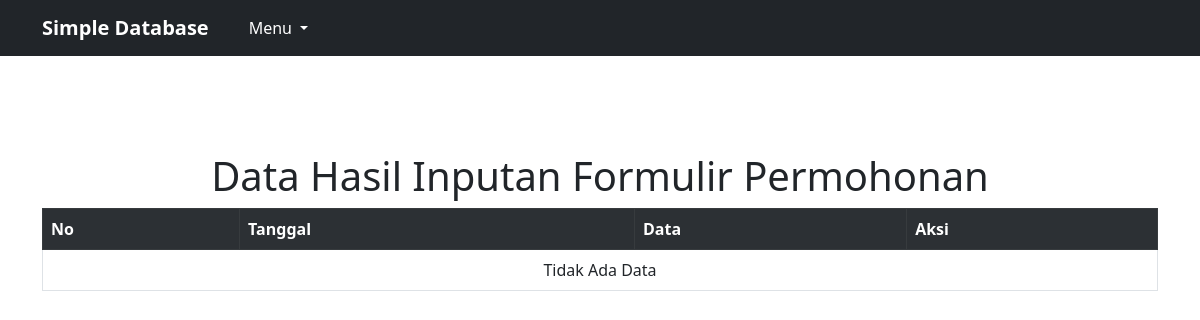
The app's page /source/display-data/main_display.php, older data.
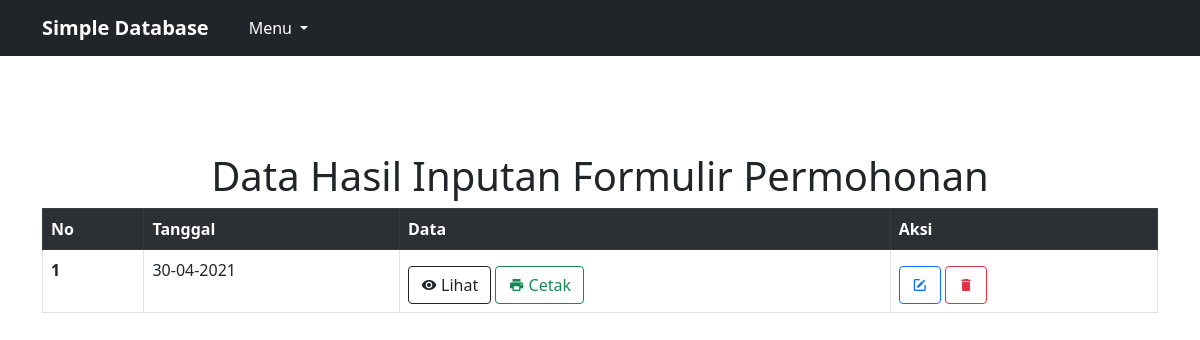
The same page, newer data.
### tables this page shows
CREATE TABLE `center_table` (
  `main_id` int(11) NOT NULL,
  `tanggal` date NOT NULL,
  `id_pemohon` int(11) NOT NULL,
  `id_penanggung` int(11) NOT NULL,
  `id_ttd` int(11) NOT NULL,
  `id_spek_server` int(11) NOT NULL
);

CREATE TABLE `data_ttd` (
  `id` int(11) NOT NULL,
  `nm_terang1` varchar(255) NOT NULL,
  `nip_ttd1` varchar(255) NOT NULL,
  `nm_terang2` varchar(255) NOT NULL,
  `nip_ttd2` varchar(255) NOT NULL
);

### source/functions.php (called while the page is built, shortened)
<?php
include "config.php";
function fetch_data($id, $query){
    global $conn;
    $result = mysqli_query($conn, $query);
    $rows = [];
    if( $id === '' ){
        $error = 1;
        if( mysqli_num_rows($result) > 0 ){
            while( $data = mysqli_fetch_assoc($result) ){
                $rows[] = $data;
            }
            return $rows;
        }else{
            return $error;
        }
    }
    while( $data = mysqli_fetch_assoc($result) ){
        $rows [] = $data;
    }
    return $rows;
}
?>

### source/display-data/main_display.php (shortened to what this page needs)
<?php
require "../functions.php";
$rows = fetch_data('',
"SELECT center_table.main_id, DATE_FORMAT(center_table.tanggal, '%d-%m-%Y') AS 'tanggal', data_pemohon.*, data_penanggung.*,spek_server.*,data_ttd.*
FROM center_table
JOIN data_pemohon
ON center_table.id_pemohon = data_pemohon.id
JOIN data_penanggung
ON center_table.id_penanggung = data_penanggung.id
JOIN spek_server
ON center_table.id_spek_server = spek_server.id_spek
JOIN data_ttd
ON center_table.id_ttd = data_ttd.id"
);
?>
<!DOCTYPE html>
<html lang="en">
<head>
    <link rel="stylesheet" href="../../assets/css/bootstrap.min.css" />
    <link rel="stylesheet" href="../../assets/font/css/materialdesignicons.min.css">
</head>
<body>
    <nav class="sticky-top navbar navbar-expand-lg navbar-dark bg-dark">
        <div class="container-md">
            <a class="navbar-brand fs-5 fw-bold" href="#">Simple Database</a>
            <div class="collapse navbar-collapse" id="navbarNavDropdown">
                <ul class="navbar-nav ms-3">
                    <li class="nav-item dropdown">
                        <a class="nav-link active dropdown-toggle" href="#" id="navbarDropdownMenuLink" role="button"
                            data-bs-toggle="dropdown" aria-expanded="false">
                            Menu
                        </a>
                    </li>
                </ul>
            </div>
        </div>
    </nav>
    <div class="mt-5 pt-5 container-md">
        <?php
      $queries = [];
      parse_str($_SERVER['QUERY_STRING'], $queries);
      switch ($queries['page']) {
        default:
		      include 'display.php';
		      break;
        }
    ?>
    </div>
</body>
</html>

### source/display-data/display.php (shortened to what this page needs)
<h1 class="text-center">Data Hasil Inputan Formulir Permohonan</h1>
<div class="table-responsive">
    <table class="table table-bordered table-striped">
        <tr class="table-dark">
            <th>No</th>
            <th>Tanggal</th>
            <th>Data</th>
            <th>Aksi</th>
        </tr>
        <?php if( $rows === 1 ) : ?>
        <tr>
            <td colspan="4" class="text-center">Tidak Ada Data</td>
        </tr>
        <?php die;?>
        <?php endif;?>
        <?php  $i = 1;?>
        <?php foreach( $rows as $row ) : ?>
        <tr>
            <th class="mt-2"><?= $i?></th>
            <td class="mt-2"><?= $row["tanggal"]?></td>
            <td>
                <button type="button" class="mt-2 btn btn-outline-dark" data-bs-toggle="modal"
                    data-bs-target="#allData<?= $row["id"]?>">
                    <span class="mdi mdi-eye"></span> Lihat
                </button>
                <a href="../print-pdf/print_from_display.php?dtid=<?= $row["main_id"]?>"
                    class="mt-2 btn btn-outline-success" onclick="return confirm('Tekan OK Untuk Mencetak Data');">
                    <span class="mdi mdi-printer"></span> Cetak
                </a>
            </td>
            <td>
                <button type="button" data-bs-toggle="modal" data-bs-target="#editData<?= $row["id"]?>"
                    class="mt-2 btn btn-outline-primary"><span class="mdi mdi-square-edit-outline"></span></button>
                <?php if( $row["id_spek_server2"] === NULL ) : ?>
                <a href="delete/delete.php?dtM1=<?= $row['main_id']?>" class="mt-2 btn btn-outline-danger"
                    onclick="return confirm('Anda Yakin Ingin Menghapus Data Ini?');"><span
                        class="mdi mdi-delete"></span></a>
                <?php elseif( $row["id_spek_server2"] !== NULL ) : ?>
                <a href="delete/delete.php?dtM2=<?= $row['main_id']?>" class="mt-2 btn btn-outline-danger"
                    onclick="return confirm('Anda Yakin Ingin Menghapus Data Ini?');"><span
                        class="mdi mdi-delete"></span></a>
                <?php endif;?>
            </td>
        </tr>
        <?php $i++?>
        <?php endforeach;?>
    </table>
</div>

Row changes from the older to the newer data that the page shows:
added center_table: tanggal "30-04-2021"
Text that changed along with them:
text no longer shown: "Tidak Ada Data"
